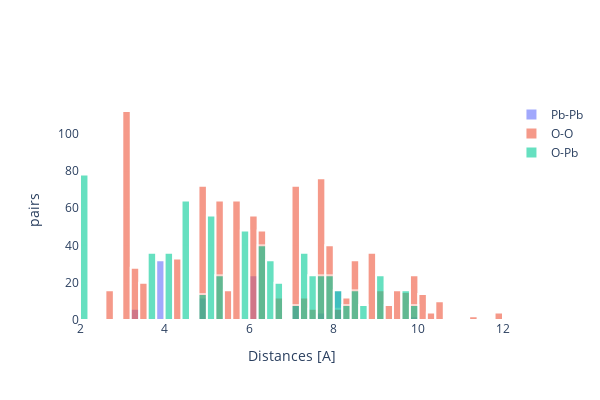

The notebook cell this image was saved under:
### Code cell
test.plot_hist()

### Figure 1 — Plotly figure (JSON) as saved in the notebook; plotly's stock layout.template omitted (floating-point values rounded to 4 significant figures; data arrays with more than 128 entries replaced by an {"elided": "..."} marker saying what was removed)
{"data": [{"marker": {"line": {"color": "white", "width": 2}}, "name": "Pb-Pb", "opacity": 0.6, "type": "histogram", "x": [3.39, 4.96, 3.895, 6.008, 4.96, 3.895, 6.008, 3.895, 7.014, 3.895, 7.791, 6.177, 8.024, 8.024, 6.008, 3.895, 4.96, 6.008, 3.895, 4.96, 6.177, 7.791, 3.895, 7.014, 3.895, 8.024, 8.024, 3.895, 3.39, 7.014, 8.024, 7.791, 3.895, 4.96, 3.895, 6.008, 6.177, 3.895, 8.024, 3.895, 8.024, 7.014, 8.024, 6.008, 8.024, 4.96, 8.024, 6.008, 7.014, 9.92, 7.791, 8.024, 7.014, 6.177, 6.008, 3.895, 4.96, 3.895, 3.895, 8.024, 3.895, 3.39, 3.895, 4.96, 3.895, 6.008, 6.177, 8.024, 3.895, 3.895, 6.008, 8.024, 4.96, 8.024, 6.008, 9.92, 7.014, 6.177, 6.008, 3.895, 4.96, 3.895, 8.024, 3.895, 3.895, 3.39, 6.177, 6.78, 6.008, 6.008, 3.895, 3.39, 6.177, 3.895, 3.895, 3.895, 3.39, 4.96, 4.96, 3.895, 3.895, 3.895, 6.008, 6.008, 7.014], "xbins": {"size": 0.2}}, {"marker": {"line": {"color": "white", "width": 2}}, "name": "O-O", "opacity": 0.6, "type": "histogram", "x": {"elided": "946 float values"}, "xbins": {"size": 0.2}}, {"marker": {"line": {"color": "white", "width": 2}}, "name": "O-Pb", "opacity": 0.6, "type": "histogram", "x": {"elided": "660 float values"}, "xbins": {"size": 0.2}}], "layout": {"barmode": "overlay", "height": 400, "paper_bgcolor": "rgba(0,0,0,0)", "plot_bgcolor": "rgba(0,0,0,0)", "width": 600, "xaxis": {"title": {"text": "Distances [A]"}}, "yaxis": {"title": {"text": "pairs"}}}}
